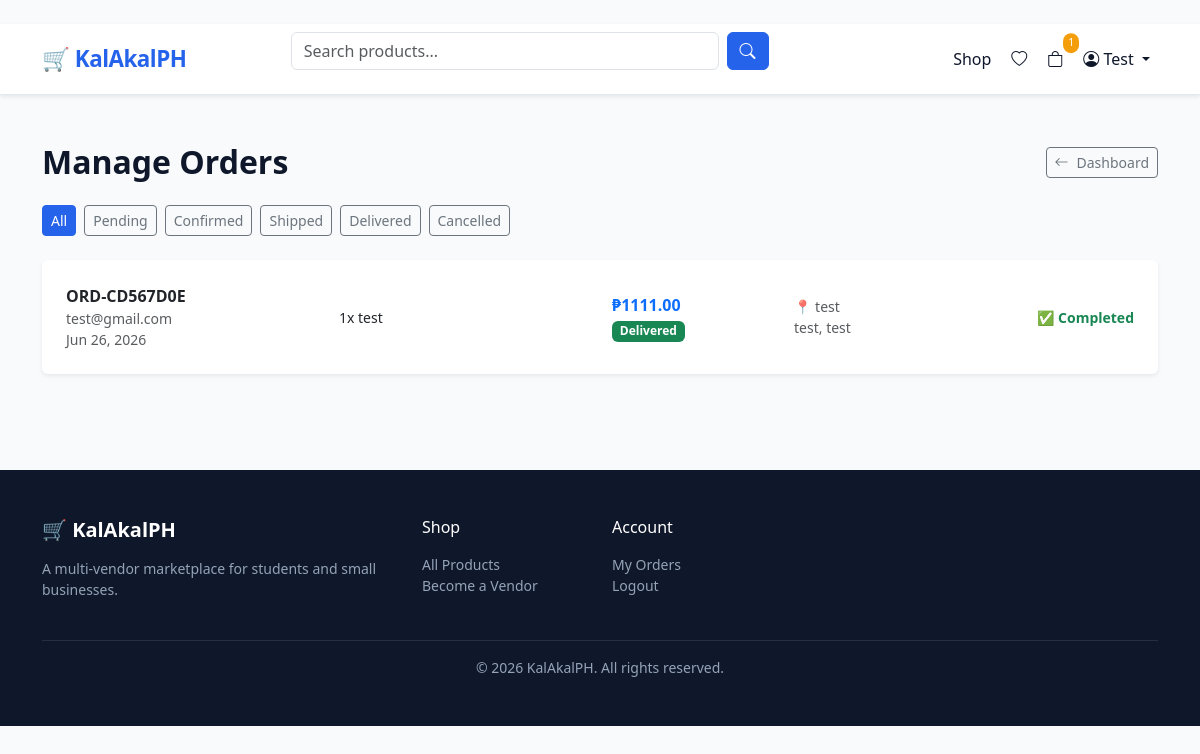
/vendors/dashboard/orders/ (signed in), run on the app's committed database.
### apps/users/models.py (models this page shows, shortened)
class User(AbstractUser):
    BUYER = 'buyer'
    VENDOR = 'vendor'
    ROLE_CHOICES = [(BUYER, 'Buyer'), (VENDOR, 'Vendor')]
    email = models.EmailField(unique=True)
    role = models.CharField(max_length=10, choices=ROLE_CHOICES, default=BUYER)
    avatar = models.ImageField(upload_to='avatars/', blank=True, null=True)
    bio = models.TextField(blank=True)
    phone = models.CharField(max_length=20, blank=True)
    is_verified = models.BooleanField(default=False)
    date_joined = models.DateTimeField(auto_now_add=True)
    USERNAME_FIELD = 'email'
    REQUIRED_FIELDS = ['username']
    @property
    def is_vendor(self):
        return self.role == self.VENDOR

### apps/orders/models.py (models this page shows, shortened)
class SubOrder(models.Model):
    PENDING = 'pending'
    CONFIRMED = 'confirmed'
    SHIPPED = 'shipped'
    DELIVERED = 'delivered'
    CANCELLED = 'cancelled'
    STATUS_CHOICES = [
        (PENDING, 'Pending'), (CONFIRMED, 'Confirmed'),
        (SHIPPED, 'Shipped'), (DELIVERED, 'Delivered'),
        (CANCELLED, 'Cancelled'),
    ]
    order = models.ForeignKey(Order, on_delete=models.CASCADE, related_name='sub_orders')
    store = models.ForeignKey('vendors.Store', on_delete=models.CASCADE, related_name='sub_orders')
    status = models.CharField(max_length=10, choices=STATUS_CHOICES, default=PENDING)
    subtotal = models.DecimalField(max_digits=12, decimal_places=2, default=0)
    commission = models.DecimalField(max_digits=8, decimal_places=2, default=0)
    vendor_earning = models.DecimalField(max_digits=12, decimal_places=2, default=0)

class Order(models.Model):
    PENDING = 'pending'
    CONFIRMED = 'confirmed'
    SHIPPED = 'shipped'
    DELIVERED = 'delivered'
    CANCELLED = 'cancelled'
    REFUNDED = 'refunded'
    STATUS_CHOICES = [
        (PENDING, 'Pending'), (CONFIRMED, 'Confirmed'),
        (SHIPPED, 'Shipped'), (DELIVERED, 'Delivered'),
        (CANCELLED, 'Cancelled'), (REFUNDED, 'Refunded'),
    ]
    buyer = models.ForeignKey(settings.AUTH_USER_MODEL, on_delete=models.CASCADE, related_name='orders')
    order_number = models.CharField(max_length=20, unique=True, blank=True)
    status = models.CharField(max_length=10, choices=STATUS_CHOICES, default=PENDING)
    shipping_address = models.JSONField()
    total = models.DecimalField(max_digits=12, decimal_places=2, default=0)
    notes = models.TextField(blank=True)
    created_at = models.DateTimeField(auto_now_add=True)
    updated_at = models.DateTimeField(auto_now=True)

class OrderItem(models.Model):
    sub_order = models.ForeignKey(SubOrder, on_delete=models.CASCADE, related_name='items')
    product = models.ForeignKey('products.Product', on_delete=models.CASCADE)
    variant = models.ForeignKey('products.ProductVariant', on_delete=models.SET_NULL, null=True, blank=True)
    quantity = models.PositiveIntegerField(default=1)
    price = models.DecimalField(max_digits=10, decimal_places=2)

### apps/products/models.py (models this page shows, shortened)
class Product(models.Model):
    DRAFT = 'draft'
    ACTIVE = 'active'
    PAUSED = 'paused'
    SOLD_OUT = 'sold_out'
    STATUS_CHOICES = [
        (DRAFT, 'Draft'), (ACTIVE, 'Active'),
        (PAUSED, 'Paused'), (SOLD_OUT, 'Sold Out'),
    ]
    PHYSICAL = 'physical'
    DIGITAL = 'digital'
    SERVICE = 'service'
    TYPE_CHOICES = [
        (PHYSICAL, 'Physical'), (DIGITAL, 'Digital'), (SERVICE, 'Service'),
    ]
    store = models.ForeignKey('vendors.Store', on_delete=models.CASCADE, related_name='products')
    category = models.ForeignKey(Category, on_delete=models.SET_NULL, null=True, related_name='products')
    name = models.CharField(max_length=255)
    slug = models.SlugField(unique=True, blank=True)
    description = models.TextField()
    product_type = models.CharField(max_length=10, choices=TYPE_CHOICES, default=PHYSICAL)
    status = models.CharField(max_length=10, choices=STATUS_CHOICES, default=DRAFT)
    price = models.DecimalField(max_digits=10, decimal_places=2)
    compare_at_price = models.DecimalField(max_digits=10, decimal_places=2, null=True, blank=True)
    cost_per_item = models.DecimalField(max_digits=10, decimal_places=2, null=True, blank=True)
    sku = models.CharField(max_length=100, blank=True)
    stock = models.PositiveIntegerField(default=0)
    track_inventory = models.BooleanField(default=True)
    weight = models.DecimalField(max_digits=6, decimal_places=2, null=True, blank=True)
    digital_file = models.FileField(upload_to='digital_products/', blank=True, null=True)
    tags = TaggableManager(blank=True)
    meta_title = models.CharField(max_length=255, blank=True)
    meta_description = models.TextField(blank=True)
    views = models.PositiveIntegerField(default=0)
    sales_count = models.PositiveIntegerField(default=0)
    rating = models.DecimalField(max_digits=3, decimal_places=2, default=0)
    review_count = models.PositiveIntegerField(default=0)
    is_featured = models.BooleanField(default=False)
    created_at = models.DateTimeField(auto_now_add=True)
    updated_at = models.DateTimeField(auto_now=True)
    class Meta:
        ordering = ['-created_at']

### apps/vendors/views.py (the view)
# urls.py: path('dashboard/orders/', views.order_management, name='orders'),
@login_required
def order_management(request):
    if not request.user.is_vendor:
        return redirect('vendors:apply')
    store = get_object_or_404(Store, owner=request.user)
    sub_orders = SubOrder.objects.filter(store=store).select_related(
        'order__buyer'
    ).prefetch_related('items').order_by('-order__created_at')
    status_filter = request.GET.get('status')
    if status_filter:
        sub_orders = sub_orders.filter(status=status_filter)
    return render(request, 'vendors/orders.html', {
        'store': store, 'sub_orders': sub_orders, 'status_filter': status_filter
    })

### apps/orders/context_processors.py (called while the page is built)
def cart_context(request):
    cart_count = 0
    try:
        if request.user.is_authenticated:
            cart = Cart.objects.filter(user=request.user).first()
        else:
            session_key = request.session.session_key
            cart = Cart.objects.filter(session_key=session_key, user__isnull=True).first() if session_key else None
        if cart:
            cart_count = cart.item_count
    except Exception:
        pass
    return {'cart_count': cart_count}

### apps/orders/models.py (called while the page is built)
    @property
    def item_count(self):
        return self.items.aggregate(total=models.Sum('quantity'))['total'] or 0

### templates/vendors/orders.html (shortened to what this page needs)
﻿{% extends "base.html" %}
{% block content %}
<div class="container py-5">
  <div class="d-flex justify-content-between align-items-center mb-4">
    <h2 class="fw-bold mb-0">Manage Orders</h2>
    <a href="{% url 'vendors:dashboard' %}" class="btn btn-outline-secondary btn-sm"><i class="bi bi-arrow-left me-2"></i>Dashboard</a>
  </div>
  <div class="d-flex gap-2 mb-4 flex-wrap">
    <a href="{% url 'vendors:orders' %}" class="btn btn-sm {% if not status_filter %}btn-primary{% else %}btn-outline-secondary{% endif %}">All</a>
    <a href="?status=pending" class="btn btn-sm {% if status_filter == 'pending' %}btn-warning{% else %}btn-outline-secondary{% endif %}">Pending</a>
    <a href="?status=confirmed" class="btn btn-sm {% if status_filter == 'confirmed' %}btn-primary{% else %}btn-outline-secondary{% endif %}">Confirmed</a>
    <a href="?status=shipped" class="btn btn-sm {% if status_filter == 'shipped' %}btn-info{% else %}btn-outline-secondary{% endif %}">Shipped</a>
    <a href="?status=delivered" class="btn btn-sm {% if status_filter == 'delivered' %}btn-success{% else %}btn-outline-secondary{% endif %}">Delivered</a>
    <a href="?status=cancelled" class="btn btn-sm {% if status_filter == 'cancelled' %}btn-danger{% else %}btn-outline-secondary{% endif %}">Cancelled</a>
  </div>
  {% if sub_orders %}
  <div class="d-flex flex-column gap-3">
    {% for sub_order in sub_orders %}
    <div class="card border-0 shadow-sm p-4">
      <div class="row align-items-center">
        <div class="col-md-3">
          <p class="fw-bold mb-0">{{ sub_order.order.order_number }}</p>
          <p class="text-muted small mb-0">{{ sub_order.order.buyer.get_full_name|default:sub_order.order.buyer.email }}</p>
          <p class="text-muted small mb-0">{{ sub_order.order.created_at|date:"M d, Y" }}</p>
        </div>
        <div class="col-md-3">
          {% for item in sub_order.items.all %}
          <p class="small mb-0">{{ item.quantity }}x {{ item.product.name }}</p>
          {% endfor %}
        </div>
        <div class="col-md-2">
          <p class="fw-bold text-primary mb-1">₱{{ sub_order.subtotal }}</p>
          <span class="badge
            {% if sub_order.status == 'delivered' %}bg-success
            {% elif sub_order.status == 'cancelled' %}bg-danger
            {% elif sub_order.status == 'shipped' %}bg-info
            {% elif sub_order.status == 'confirmed' %}bg-primary
            {% else %}bg-warning text-dark{% endif %}">
            {{ sub_order.get_status_display }}
          </span>
        </div>
        <div class="col-md-2">
          <p class="small text-muted mb-0">📍 {{ sub_order.order.shipping_address.full_name }}</p>
          <p class="small text-muted mb-0">{{ sub_order.order.shipping_address.street }}, {{ sub_order.order.shipping_address.city }}</p>
        </div>
        <div class="col-md-2 text-end">
          {% if sub_order.status == 'pending' %}
          <form method="post" action="{% url 'vendors:update_order_status' sub_order.pk %}">
            {% csrf_token %}
            <input type="hidden" name="status" value="confirmed">
            <button type="submit" class="btn btn-primary btn-sm w-100 mb-1">✅ Confirm</button>
          </form>
          <form method="post" action="{% url 'vendors:update_order_status' sub_order.pk %}">
            {% csrf_token %}
            <input type="hidden" name="status" value="cancelled">
            <button type="submit" class="btn btn-outline-danger btn-sm w-100"
              onclick="return confirm('Cancel this order?')">❌ Cancel</button>
          </form>
          {% elif sub_order.status == 'confirmed' %}
          <form method="post" action="{% url 'vendors:update_order_status' sub_order.pk %}">
            {% csrf_token %}
            <input type="hidden" name="status" value="shipped">
            <button type="submit" class="btn btn-info btn-sm w-100 mb-1">🚚 Mark Shipped</button>
          </form>
          {% elif sub_order.status == 'shipped' %}
          <form method="post" action="{% url 'vendors:update_order_status' sub_order.pk %}">
            {% csrf_token %}
            <input type="hidden" name="status" value="delivered">
            <button type="submit" class="btn btn-success btn-sm w-100">📦 Mark Delivered</button>
          </form>
          {% elif sub_order.status == 'delivered' %}
          <span class="text-success small fw-semibold">✅ Completed</span>
          {% elif sub_order.status == 'cancelled' %}
          <span class="text-danger small fw-semibold">❌ Cancelled</span>
          {% endif %}
        </div>
      </div>
    </div>
    {% endfor %}
  </div>
  {% else %}
  <div class="text-center py-5">
    <div style="font-size:4rem;">📋</div>
    <h5 class="fw-bold mt-3">No orders found</h5>
  </div>
  {% endif %}
</div>
{% endblock %}

### templates/base.html (shortened to what this page needs)
﻿<!DOCTYPE html>
<html lang="en">
<head>
  <link href="https://cdn.jsdelivr.net/npm/bootstrap@5.3.3/dist/css/bootstrap.min.css" rel="stylesheet" />
  <link href="https://cdn.jsdelivr.net/npm/bootstrap-icons@1.11.3/font/bootstrap-icons.min.css" rel="stylesheet" />
</head>
<body>
<nav class="navbar navbar-expand-lg sticky-top shadow-sm">
  <div class="container">
    <a class="navbar-brand" href="/">&#128722; KalAkalPH</a>
    <div class="collapse navbar-collapse" id="navMain">
      <form class="d-flex mx-auto w-50" method="get" action="{% url 'products:list' %}">
        <input class="form-control me-2" type="search" name="q" placeholder="Search products..." value="{{ request.GET.q }}">
        <button class="btn btn-primary" type="submit"><i class="bi bi-search"></i></button>
      </form>
      <ul class="navbar-nav ms-auto align-items-center gap-1">
        <li class="nav-item">
          <a class="nav-link" href="{% url 'products:list' %}">Shop</a>
        </li>
        {% if user.is_authenticated %}
          <li class="nav-item">
            <a class="nav-link" href="{% url 'products:wishlist' %}"><i class="bi bi-heart"></i></a>
          </li>
          <li class="nav-item">
            <a class="nav-link position-relative" href="{% url 'orders:cart' %}">
              <i class="bi bi-bag"></i>
              {% if cart_count %}
                <span class="cart-badge position-absolute top-0 start-100 translate-middle">{{ cart_count }}</span>
              {% endif %}
            </a>
          </li>
          <li class="nav-item dropdown">
            <a class="nav-link dropdown-toggle" href="#" data-bs-toggle="dropdown">
              <i class="bi bi-person-circle"></i> {{ user.get_short_name|default:user.email }}
            </a>
          </li>
        {% endif %}
      </ul>
    </div>
  </div>
</nav>
<main>
  {% block content %}{% endblock %}
</main>
<footer class="py-5 mt-5">
  <div class="container">
    <div class="row g-4">
      <div class="col-md-4">
        <h5 class="text-white fw-bold mb-3">&#128722; KalAkalPH</h5>
        <p class="small">A multi-vendor marketplace for students and small businesses.</p>
      </div>
      <div class="col-md-2">
        <h6 class="text-white mb-3">Shop</h6>
        <ul class="list-unstyled small">
          <li><a href="{% url 'products:list' %}">All Products</a></li>
          <li><a href="{% url 'vendors:apply' %}">Become a Vendor</a></li>
        </ul>
      </div>
      <div class="col-md-2">
        <h6 class="text-white mb-3">Account</h6>
        <ul class="list-unstyled small">
          {% if user.is_authenticated %}
            <li><a href="{% url 'orders:order_list' %}">My Orders</a></li>
            <li><a href="{% url 'account_logout' %}">Logout</a></li>
          {% else %}
            <li><a href="{% url 'account_login' %}">Login</a></li>
            <li><a href="{% url 'account_signup' %}">Sign Up</a></li>
          {% endif %}
        </ul>
      </div>
    </div>
    <hr class="border-secondary mt-4">
    <p class="text-center small mb-0">&copy; {% now "Y" %} KalAkalPH. All rights reserved.</p>
  </div>
</footer>
</body>
</html>

### templates/base.html (style rules this page uses)
:root { --primary: #2563eb; --primary-dark: #1d4ed8; --accent: #f59e0b; --surface: #f8fafc; --text: #0f172a; --muted: #64748b; --border: #e2e8f0; }
body { background: var(--surface); color: var(--text); font-family: 'Segoe UI', system-ui, sans-serif; }
.navbar { background: #fff; border-bottom: 1px solid var(--border); z-index: 1030; }
.navbar-brand { font-weight: 800; color: var(--primary) !important; font-size: 1.4rem; letter-spacing: -0.5px; }
.nav-link { color: var(--text) !important; font-weight: 500; }
.btn-primary { background: var(--primary); border-color: var(--primary); }
.cart-badge { background: var(--accent); color: #fff; font-size: 0.65rem; padding: 2px 5px; border-radius: 99px; }
footer { background: #0f172a; color: #94a3b8; }
footer a { color: #94a3b8; text-decoration: none; }

### data on the page
User: get_short_name "Test"
SubOrder: order.order_number "ORD-CD567D0E", order.buyer.get_full_name "test@gmail.com", order.created_at "Jun 26, 2026", subtotal "1111.00", status "Delivered", order.shipping_address.full_name "test", order.shipping_address.street "test", order.shipping_address.city "test", shows "✅ Completed"
OrderItem: quantity "1", product.name "test"

### other printed values
{{ cart_count }} "1"
